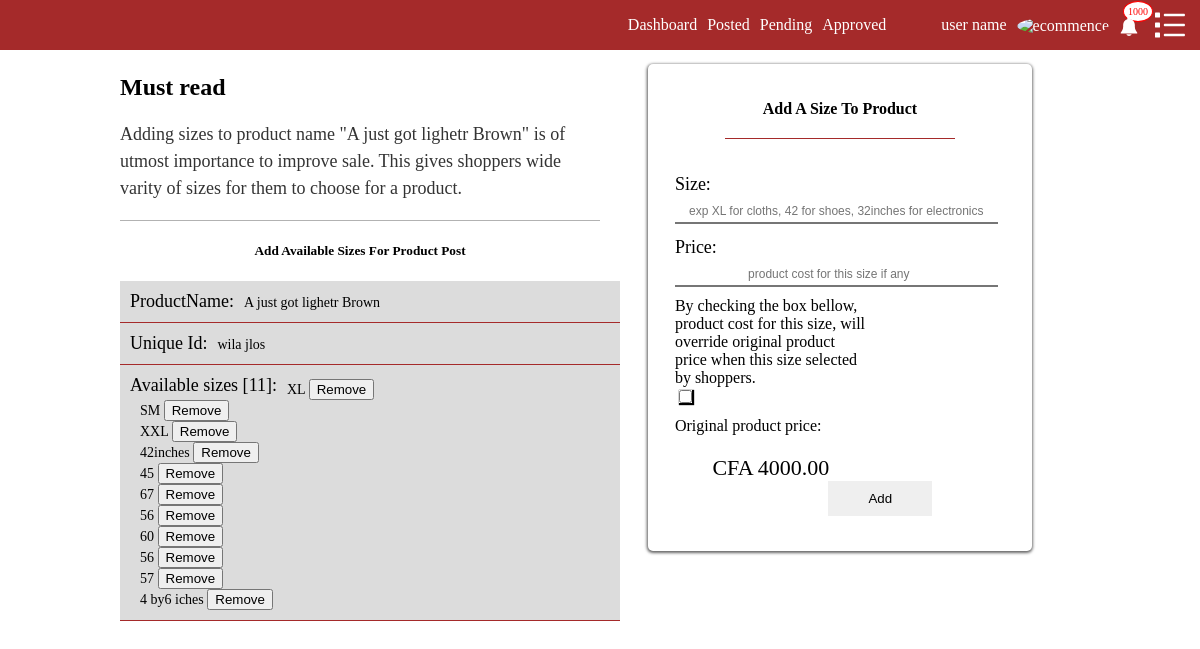
/userpannel/add/product/sizes/a-just-got-lighetr-brown-3jxiuynh8v (signed in), run on the app's committed database.
### products/models.py (models this page shows, shortened)
class Product(models.Model):
    stt             = (('posted','posted'),('pending','pending'),('sold','sold'))
    st              = (('Brand New','Brand New'),('Used','Used'))
    sl              = ((0,0),(20,20),(30,30),(35,35),(40,40),(45,45),(50,50),(60,60),(70,70),(80,80))
    created         = models.DateTimeField(auto_now_add=True,null=True)
    category        = models.ForeignKey(Category,on_delete=models.CASCADE,related_name="product_category",null=True)
    subcategory     = models.ForeignKey(SubCategory,on_delete=models.CASCADE,related_name="product_subcategory")
    productname     = models.CharField(max_length=50,null=True)
    picone          = models.ImageField(upload_to="productimage",null=True)
    pictwo          = models.ImageField(upload_to="productimage",null=True)
    picthree        = models.ImageField(upload_to="productimage",null=True)
    picfour         = models.ImageField(upload_to="productimage",null=True)
    descript        = models.TextField(null=True)
    brand           = models.CharField(max_length=100,null=True)
    model           = models.CharField(max_length=100,null=True)
    size            = models.CharField(max_length=100,null=True)
    color           = models.CharField(max_length=50,null=True)
    slug            = models.SlugField(null=True,blank=True)
    location        = models.CharField(null=True,max_length=200)
    user            = models.ForeignKey(CustomUser,on_delete=models.CASCADE,related_name="userproduct",null=True)
    status          = models.CharField(max_length=200,null=True,choices=stt,default="pending")
    state           = models.CharField(max_length=200,null=True,choices=st)
    uniqueid        = models.CharField(max_length=200,null=True,blank=True,unique=True)
    sales           = models.IntegerField(choices=sl,default=0 )
    pdprice         = models.DecimalField(max_digits=19,decimal_places=2,null=True,blank=False)
    salesprice      = models.DecimalField(max_digits=19,decimal_places=2,null=True,blank=True)
    pdcolor         = models.ManyToManyField(ProductColor,related_name="color_id",null=True,blank=True)
    availableseizes = models.ManyToManyField(ProductSize,null=True,related_name="avlprice")

class ProductSize(models.Model):
    user         = models.ForeignKey(CustomUser,on_delete=models.CASCADE,related_name="pdsize",null=True)
    created      = models.DateTimeField(auto_now_add=True,null=True)
    updated      = models.DateTimeField(auto_now=True,null=True)
    size         = models.CharField(max_length=200,null=True)
    sizeprice    = models.DecimalField(max_digits=19,decimal_places=2,null=True,blank=True)
    pricechange  = models.BooleanField(default=False)

### adminone/views.py (the view, shortened to what this page needs)
# urls.py: url(r'^add/product/sizes/(?P<slug>[\w-]+)$',views.Addsize,name="addsizes"),
def Addsize(request,slug):
    if not request.user.is_authenticated:
        return HttpResponse('bad request')
    product = get_object_or_404(Product,slug=slug)
    form    = ProductSizefm(request.POST or None, request.FILES or None)
    context={'product':product,'form':form}
    template_name="adminone/addsizes.html"
    return render(request,template_name,context)

### products/forms.py
class ProductSizefm(forms.ModelForm):
    class Meta:
        model= ProductSize
        widgets={
        'sizeprice':forms.NumberInput(attrs={'class':'text-select','placeholder':'product cost for this size if any'}),
        'size':forms.TextInput(attrs={'class':'text-select','placeholder':'exp XL for cloths, 42 for shoes, 32inches for electronics'}),
        }
        exclude=('user','updated ','created')
        fields=('pricechange','sizeprice','size')

### homeapp/models.py (called while the page is built)
    @property
    def is_active(self):
        return self.active

### adminone/templates/adminone/addsizes.html (shortened to what this page needs)
{% extends 'adminone/base.html' %}
{% load staticfiles %}
{% block content %}
<div class="pd-addon-container">
  <div class="current-product-info">
      <article>
        <h1>Must read</h1>
        <p>
          Adding sizes to product name "{{product.productname}}" is of utmost importance to improve sale.
          This gives shoppers  wide varity of sizes for them to choose for a product.
        </p>
      </article>
      <div class="pd-info-addon">
        <h5>Add Available Sizes For Product Post</h5>
        <div class="pd-info-field">
        <div class="pd-lable">
          ProductName:
        </div>
        <div class="pd-value">
            {{product.productname}}
        </div>
      </div>
      <div class="pd-info-field">
        <div class="pd-lable">
          Unique Id:
        </div>
        <div class="pd-value">
            {{product.uniqueid}}
        </div>
      </div>
      <div class="pd-info-field">
        <div class="pd-lable">
          Available sizes [{{product.availableseizes.all.count}}]:
        </div>
        <div class="pd-value">
        {% for sizes in product.availableseizes.all %}
      <form id action="{% url 'pannel:removesize' slug=product.slug %}">
        {{sizes.size}}
              <button type="submit">Remove</button>
      </form>
{% endfor %}
</div>
      </div>
      </div>
  </div>
  <div class="add_colors add_sizes">
<div class="form-container">
  <h4>Add A Size To Product<span class="alertsub" style="color:green">Submited!</span></h4>
  <form  action="{% url 'pannel:addsizes' slug=product.slug %}" method="post" enctype="multipart/form-data" >
   <div class="add_color_field_name">
<div class="add_on_section_one">
    <div class="field-container">
        <div class="lable">
         Size:
        </div>
        <div class="field">
        {{form.size}}
        </div>
        </div>
    <div class="field-container">
        <div class="lable">
         Price:
        </div>
        <div class="field">
        {{form.sizeprice}}
        </div>
        </div>
    <div class="field-container">
        <div class="lable-check">
            By checking the box bellow,
            product cost for this size, will
            override original product price when this size selected by shoppers.
        </div>
        <div class="field">
        {{form.pricechange}}
        </div>
        </div>
        <div class="field-container">
            <div class="lable-check">
                Original product price:
            </div>
            <div style="width:100%;text-align:center;font-size:22px;margin-top:20px;">
            CFA {{product.pdprice}}
            </div>
            </div>
            <div class="size_add">
 <button type="submit">Add</button>
 </div>
 </div>
</form>
</div>
</div>
{% endblock %}

### adminone/templates/adminone/base.html (shortened to what this page needs)
{% load staticfiles %}
<!DOCTYPE html>
<html lang="en">
  <head>
    <link href="{% static 'assets/css/form.css' %}" rel="stylesheet">
    <link href="{% static 'assets/css/style.css' %}" rel="stylesheet">
  </head>
 <body>
  <div class="container">
      <header>
          <div class="menu">
              <div class="mobile-menu">
               </div>
           <div class="desktop">
           <div class="menu-div">
             <ul>
               <li><a href="{% url 'pannel:userpannel' %}">Dashboard</a></li>
               <li><a href="{% url 'pannel:posted' %}">Posted</a></li>
               <li><a href="{% url 'pannel:pending' %}">Pending</a></li>
               <li><a href="{% url 'pannel:app' %}">Approved</a></li>
             </ul>
             <ul class="user-ul">
               <li>user name</li>
               <li>
               <img src="{% static 'assets/images/default-dp.jpg' %}" alt="ecommence">
               </li>
               <li>
                 <span class="notification">1000</span>
               </li>
             </ul>
           </div>
          </div>
          </div>
        </header>
  </div>
  <div class="maincontainer">
      {% block content %}
    {% endblock %}
  </div>
</body>

### adminone/static/assets/css/form.css (style rules this page uses)
.field-container { display: inline-block; width:50%; margin-top:10px; }
.lable,.section-one .field { float: left; }
.lable { width:100px; }
.field { width:80%; }
.text-select { width:205%; padding:4px 4px 4px; border-top:none; border-left:none; border-right:none; text-align: center; color:rgba(0,0,0,0.7); font-size: 12px; }
.field-container .lable { font-size: 18px; position: relative; top:3px; margin-right:5px; margin-bottom: 8px; }
::placeholder { text-align: center; }
.form-container h4 { text-align: center; position: relative; left:20%; width: 60%; border-bottom: solid; border-bottom-color:brown; border-bottom-width:1px; padding-bottom: 20px; }
.form-container form { position: relative; left:10%; }
.form-container { margin-top:10px; border-radius: 5px; -webkit-border-radius: 5px; -moz-border-radius: 5px; -ms-border-radius: 5px; -o-border-radius: 5px; width:auto; height:595px; box-shadow: -0.2px 1px 3px 1px rgba(0,0,0,0.6); -webkit-box-shadow: -0.2px 1px 3px 1px rgba(0,0,0,0.6); -moz-box-shadow: -0.2px 1px 3px 1px rgba(0,0,0,0.6); -o-box-shadow: -0.2px 1px 3px 1px rgba(0,0,0,0.6); }

### adminone/static/assets/css/style.css (style rules this page uses)
body { padding:0px; margin: auto 0; display: inline; overflow-x: hidden; }
.maincontainer { width:100%; position: relative; transition: width 2s; overflow: hidden; overflow: hidden; }
.menu { display: inline-block; }
.menu .mobile-menu,.menu .menu-div { float: right; margin-right:15px; }
.menu .menu-div { display: inline-block; }
.menu .menu-div ul { float: left; margin-left:5px; list-style: none; }
.menu .menu-div ul a { color:white; text-decoration: none; font-size: 16px; }
.menu .menu-div ul li { float: left; margin-left:10px; color:white; }
.menu .menu-div ul li img { position: relative; top:1px; width:20px; height:20px; border-radius: 100%; -webkit-border-radius:100%; -moz-border-radius:100%; -o-border-radius:100%; }
.container .menu svg { width:30px; height:30px; fill:white; cursor: pointer; }
.container .menu li svg { width:20px; height:20px; position: relative; margin-top:5px; }
.container .menu .notification { position:absolute; border:solid; font-size: 10px; top:1px; padding:4px 4px 4px; margin-left:4px; border-width: 1px; background-color: white; color:red; width:auto; display: flex; justify-content: center; -webkit-justify-content:center; -o-justify-content:center; -ms-justify-content:center; border-radius:100%; -webkit-border-radius:100%; -moz-border-radius:100%; -ms-border-radius:100%; }
.container .menu .user-ul svg { top:-5px; position: relative; }
.container .menu { position: relative; width:100%; height:50px; background-color: brown; }
.container .menu .mobile-menu { position: relative; top:10px; }
.container .menu .mobile-menu { margin-left:1px; }
.pd-addon-container { width:80%; position: relative; margin-left:10%; margin-bottom: 10px; display: inline-block; }
.add_colors { width:40%; float: left; margin-left:5%; }
.add_colors .form-container { padding-top:15px; overflow: hidden; }
.add_color_field_name { margin-bottom: 15px; }
.add_colors .form-container form { position: relative; left:7%; }
.add_colors .form-container form button { position: relative; left:40%; }
.current-product-info { width:50%; float: left; }
.current-product-info article { width:100%; border-bottom: solid; border-width: 1px; border-color:rgba(0,0,0,0.3) }
.current-product-info article p { line-height: 1.5; font-size: 18px; color:rgba(0,0,0,0.8); }
.pd-info-field { display: inline-block; width:100%; border-bottom: solid; border-bottom-color: brown; border-bottom-width: 1px; padding:10px 10px 10px; background-color: gainsboro; margin:0px; }
.pd-info-addon h5 { text-align: center; }
.pd-info-field .pd-lable { width:auto; float: left; font-size: 18px; }
.pd-info-field .pd-value { width:60%;font-size: 14px; position: relative; left:10px; margin-top:4px; }
.add_sizes .form-container { height:auto; padding-bottom: 20px; }
.add_sizes .form-container button { padding:10px 40px 10px; border:none; cursor: pointer; }
#id_pricechange { border:solid; border-width: 10px; border-color: green; box-shadow: 1px 1px 1px 1px black; -webkit-box-shadow: 1px 1px 1px 1px black; -moz-box-shadow: 1px 1px 1px 1px black; -o-box-shadow: 1px 1px 1px 1px black; }

### data on the page
Product: productname "A just got lighetr Brown", uniqueid "wila jlos", availableseizes.all.count "11", pdprice "4000.00"
ProductSize: size "XL"
ProductSize: size "SM"
ProductSize: size "XXL"
ProductSize: size "42inches"
ProductSize: size "45"
ProductSize: size "67"
ProductSize: size "56"
ProductSize: size "60"
ProductSize: size "56"
ProductSize: size "57"
ProductSize: size "4 by6 iches"
